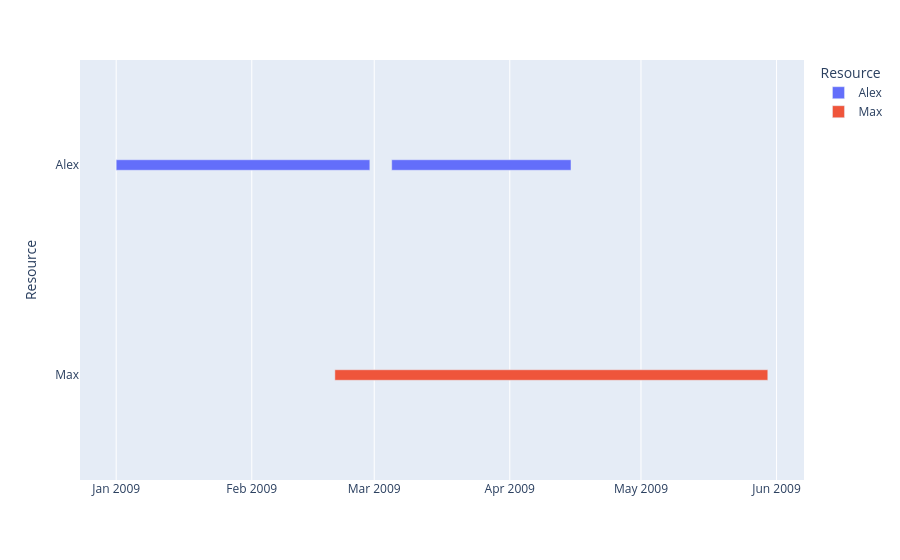

The notebook cell this image was saved under:
### Markdown cell above
### Examples

### Code cell
import plotly.express as px
import pandas as pd

# Create a sample DataFrame with task information
df = pd.DataFrame([
    dict(Task="Job A", Start='2009-01-01', Finish='2009-02-28', Resource="Alex"),
    dict(Task="Job B", Start='2009-03-05', Finish='2009-04-15', Resource="Alex"),
    dict(Task="Job C", Start='2009-02-20', Finish='2009-05-30', Resource="Max")
])

# Create the timeline chart with tasks on the same line and different colors
fig = px.timeline(df, x_start="Start", x_end="Finish", y="Resource", color="Resource")
fig.update_traces(width=0.05)
fig.show()

### Figure 1 — Plotly figure (JSON) as saved in the notebook; plotly's stock layout.template omitted (floating-point values rounded to 4 significant figures)
{"data": [{"alignmentgroup": "True", "base": ["2009-01-01", "2009-03-05"], "hovertemplate": "Resource=%{y}<br>Start=%{base}<br>Finish=%{x}<extra></extra>", "legendgroup": "Alex", "marker": {"color": "#636efa", "pattern": {"shape": ""}}, "name": "Alex", "offsetgroup": "Alex", "orientation": "h", "showlegend": true, "textposition": "auto", "type": "bar", "width": 0.05, "x": [5011200000, 3542400000], "xaxis": "x", "y": ["Alex", "Alex"], "yaxis": "y"}, {"alignmentgroup": "True", "base": ["2009-02-20"], "hovertemplate": "Resource=%{y}<br>Start=%{base}<br>Finish=%{x}<extra></extra>", "legendgroup": "Max", "marker": {"color": "#EF553B", "pattern": {"shape": ""}}, "name": "Max", "offsetgroup": "Max", "orientation": "h", "showlegend": true, "textposition": "auto", "type": "bar", "width": 0.05, "x": [8553600000], "xaxis": "x", "y": ["Max"], "yaxis": "y"}], "layout": {"barmode": "overlay", "legend": {"title": {"text": "Resource"}, "tracegroupgap": 0}, "margin": {"t": 60}, "xaxis": {"anchor": "y", "domain": [0, 1], "type": "date"}, "yaxis": {"anchor": "x", "categoryarray": ["Max", "Alex"], "categoryorder": "array", "domain": [0, 1], "title": {"text": "Resource"}}}}
